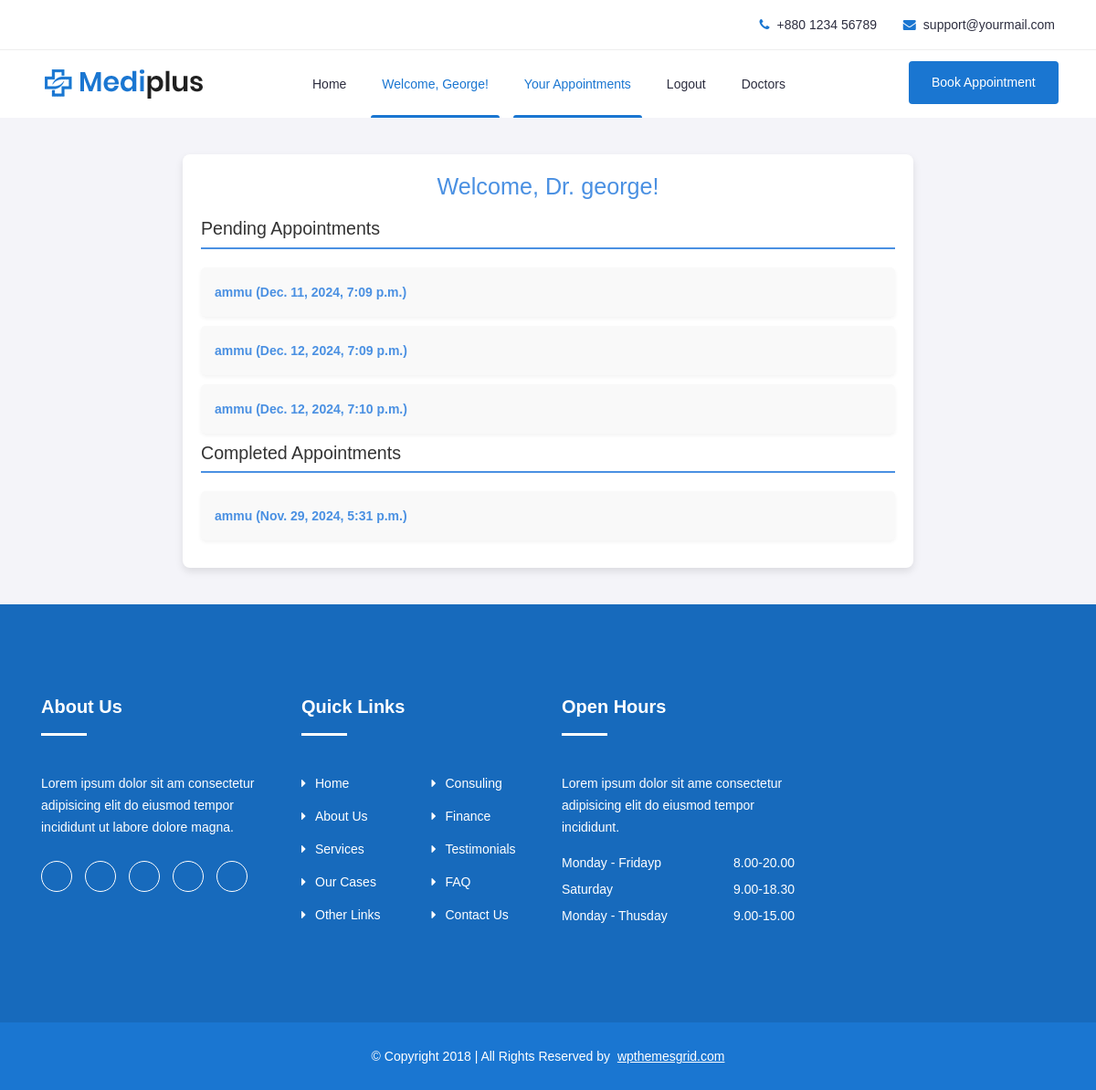
Page /doctor/dashboard/ (signed in) on the committed database.
### appointments/models.py (models this page shows, shortened)
class Appointment(models.Model):
    patient = models.ForeignKey(Patient, on_delete=models.CASCADE)
    doctor = models.ForeignKey(Doctor, on_delete=models.CASCADE)
    problems_facing = models.TextField(blank=True, null=True)
    appointment_date = models.DateTimeField()
    is_approved = models.BooleanField(default=False)
    status = models.CharField(max_length=30, choices=(('Cancelled', 'Cancelled'), ('Pending', 'Pending'), ('Rescheduled', 'Rescheduled'), ('Confirmed', 'Confirmed'), ('Completed', 'Completed')))
    consultation_fee = models.DecimalField(max_digits=10, decimal_places=2, default=500)
    payment_status = models.BooleanField(default=False)

class Patient(models.Model):
    user = models.OneToOneField(User, on_delete=models.CASCADE)
    profile_pic = models.FileField(upload_to='patient_profile/', null=True, blank=True)
    phone_number = models.CharField(max_length=250)
    age = models.IntegerField(null=True, blank=True)
    dob = models.CharField(max_length=250, null=True, blank=True)
    gender = models.CharField(max_length=10, null=True, blank=True)
    address = models.TextField(blank=True, null=True)
    medical_history = models.TextField(blank=True, null=True)

### appointments/views.py (the view)
# urls.py: path('doctor/dashboard/', views.doctor_dashboard, name='doctor_dashboard'),
def doctor_dashboard(request):
    doctor = request.user.doctor
    pending_appointments = Appointment.objects.filter(
        doctor=doctor
    ).exclude(status__in=['Completed', 'Cancelled']).order_by('appointment_date')
    completed_appointments = Appointment.objects.filter(
        doctor=doctor, status='Completed'
    ).order_by('-appointment_date')
    return render(request, 'doctor_dashboard.html', {
        'pending_appointments': pending_appointments,
        'completed_appointments': completed_appointments,
        'page':'dashboard',
    })

### templates/doctor_dashboard.html (shortened to what this page needs)
{% extends 'base.html' %}
{% load static %}
{% block content %}
<div class="containers">
    <h2 class="welcome">Welcome, Dr. {{ request.user.username }}!</h2>
    <div class="pending-appointments">
        <h3 class="section-header">Pending Appointments</h3>
        <ul class="appointment-list">
            {% for appointment in pending_appointments %}
                <li class="appointment-item">
                    <a href="{% url 'patient_detail' appointment.patient.id appointment.id %}">
                        {{ appointment.patient.user.username }} ({{ appointment.appointment_date }})
                    </a>
                </li>
            {% empty %}
                <li class="no-appointments">No pending appointments.</li>
            {% endfor %}
        </ul>
    </div>
    <div class="completed-appointments">
        <h3 class="section-header">Completed Appointments</h3>
        <ul class="appointment-list">
            {% for appointment in completed_appointments %}
                <li class="appointment-item">
                    <a href="{% url 'patient_detail' appointment.patient.id appointment.id %}">
                        {{ appointment.patient.user.username }} ({{ appointment.appointment_date }})
                    </a>
                </li>
            {% empty %}
                <li class="no-appointments">No completed appointments.</li>
            {% endfor %}
        </ul>
    </div>
</div>
{% endblock %}

### templates/base.html (shortened to what this page needs)
{% load static %}
<!doctype html>
<html class="no-js" lang="zxx">
    <head>
		<link rel="stylesheet" href="{% static '' %}css/bootstrap.min.css">
		<link rel="stylesheet" href="{% static '' %}css/nice-select.css">
        <link rel="stylesheet" href="{% static '' %}css/font-awesome.min.css">
        <link rel="stylesheet" href="{% static '' %}css/icofont.css">
		<link rel="stylesheet" href="{% static '' %}css/slicknav.min.css">
        <link rel="stylesheet" href="{% static '' %}css/owl-carousel.css">
		<link rel="stylesheet" href="{% static '' %}css/datepicker.css">
        <link rel="stylesheet" href="{% static '' %}css/animate.min.css">
        <link rel="stylesheet" href="{% static '' %}css/magnific-popup.css">
        <link rel="stylesheet" href="{% static '' %}css/normalize.css">
        <link rel="stylesheet" href="{% static '' %}css/style.css">
        <link rel="stylesheet" href="{% static '' %}css/responsive.css">
    </head>
    <body>
		<header class="header" >
			<div class="topbar">
				<div class="container">
					<div class="row">
						<div class="col-lg-6 col-md-5 col-12">
						</div>
						<div class="col-lg-6 col-md-7 col-12">
							<ul class="top-contact">
								<li><i class="fa fa-phone"></i>+880 1234 56789</li>
								<li><i class="fa fa-envelope"></i><a href="mailto:support@yourmail.com">support@yourmail.com</a></li>
							</ul>
						</div>
					</div>
				</div>
			</div>
			<div class="header-inner">
				<div class="container">
					<div class="inner">
						<div class="row">
							<div class="col-lg-3 col-md-3 col-12">
								<div class="logo">
									<a href="/"><img src="{% static '' %}img/logo.png" alt="#"></a>
								</div>
							</div>
							<div class="col-lg-7 col-md-9 col-12">
								<div class="main-menu">
									<nav class="navigation">
										<ul class="nav menu">
											{% if page == 'index' %}
											<li class="active"><a href="{% url 'index' %}">Home </a></li>
											{% else %}
											<li><a href="{% url 'index' %}">Home </a></li>
											{% endif %}
                                            {% if user.is_authenticated %}
												{% if user.is_staff %}
													{% if user.is_superuser %}
														{% if page == 'dashboard' %}
															<li class="active"><a href="{% url 'view_appointments' %}">Welcome, {{ user.username }}!</a></li>
														{% else %}
															<li><a href="{% url 'view_appointments' %}">Welcome, {{ user.username }}!</a></li>
														{% endif %}
													{% else %}
														{% if page == 'dashboard' %}
															<li class="active"><a href="{% url 'doctor_profile' %}">Welcome, {{ user.username }}!</a></li>
														{% else %}
															<li><a href="{% url 'doctor_profile' %}">Welcome, {{ user.username }}!</a></li>
														{% endif %}
														{% if page == 'dashboard' %}
															<li class="active"><a href="{% url 'doctor_dashboard' %}">Your Appointments</a></li>
														{% else %}
															<li><a href="{% url 'doctor_dashboard' %}">Your Appointments</a></li>
														{% endif %}
													{% endif %}
												{% else %}
                                                	<li><a href="{% url 'patient_profile' %}">Welcome, {{ user.username }}!</a></li>
                                                	<li><a href="{% url 'patient_dashboard' %}">Your Appointments</a></li>
												{% endif %}
                                                <li><a href="{% url 'logout' %}">Logout</a></li>
                                            {% else %}
                                                <li><a href="{% url 'login' %}">Login</a></li>
												<li><a href="{% url 'register_patient' %}">Register</a></li>
                                            {% endif %}
											<li><a href="{% url 'doctors_list' %}">Doctors </a></li>
										</ul>
									</nav>
								</div>
							</div>
							<div class="col-lg-2 col-12">
								<div class="get-quote">
									<a href="{% url 'book_appointment' %}" class="btn">Book Appointment</a>
								</div>
							</div>
						</div>
					</div>
				</div>
			</div>
		</header>
        {% block content %}
        {% endblock %}
		<footer id="footer" class="footer ">
			<div class="footer-top">
				<div class="container">
					<div class="row">
						<div class="col-lg-3 col-md-6 col-12">
							<div class="single-footer">
								<h2>About Us</h2>
								<p>Lorem ipsum dolor sit am consectetur adipisicing elit do eiusmod tempor incididunt ut labore dolore magna.</p>
								<ul class="social">
									<li><a href="#"><i class="icofont-facebook"></i></a></li>
									<li><a href="#"><i class="icofont-google-plus"></i></a></li>
									<li><a href="#"><i class="icofont-twitter"></i></a></li>
									<li><a href="#"><i class="icofont-vimeo"></i></a></li>
									<li><a href="#"><i class="icofont-pinterest"></i></a></li>
								</ul>
							</div>
						</div>
						<div class="col-lg-3 col-md-6 col-12">
							<div class="single-footer f-link">
								<h2>Quick Links</h2>
								<div class="row">
									<div class="col-lg-6 col-md-6 col-12">
										<ul>
											<li><a href="#"><i class="fa fa-caret-right" aria-hidden="true"></i>Home</a></li>
											<li><a href="#"><i class="fa fa-caret-right" aria-hidden="true"></i>About Us</a></li>
											<li><a href="#"><i class="fa fa-caret-right" aria-hidden="true"></i>Services</a></li>
											<li><a href="#"><i class="fa fa-caret-right" aria-hidden="true"></i>Our Cases</a></li>
											<li><a href="#"><i class="fa fa-caret-right" aria-hidden="true"></i>Other Links</a></li>
										</ul>
									</div>
									<div class="col-lg-6 col-md-6 col-12">
										<ul>
											<li><a href="#"><i class="fa fa-caret-right" aria-hidden="true"></i>Consuling</a></li>
											<li><a href="#"><i class="fa fa-caret-right" aria-hidden="true"></i>Finance</a></li>
											<li><a href="#"><i class="fa fa-caret-right" aria-hidden="true"></i>Testimonials</a></li>
											<li><a href="#"><i class="fa fa-caret-right" aria-hidden="true"></i>FAQ</a></li>
											<li><a href="#"><i class="fa fa-caret-right" aria-hidden="true"></i>Contact Us</a></li>
										</ul>
									</div>
								</div>
							</div>
						</div>
						<div class="col-lg-3 col-md-6 col-12">
							<div class="single-footer">
								<h2>Open Hours</h2>
								<p>Lorem ipsum dolor sit ame consectetur adipisicing elit do eiusmod tempor incididunt.</p>
								<ul class="time-sidual">
									<li class="day">Monday - Fridayp <span>8.00-20.00</span></li>
									<li class="day">Saturday <span>9.00-18.30</span></li>
									<li class="day">Monday - Thusday <span>9.00-15.00</span></li>
								</ul>
							</div>
						</div>
					</div>
				</div>
			</div>
			<div class="copyright">
				<div class="container">
					<div class="row">
						<div class="col-lg-12 col-md-12 col-12">
							<div class="copyright-content">
								<p>© Copyright 2018  |  All Rights Reserved by <a href="https://www.wpthemesgrid.com" target="_blank">wpthemesgrid.com</a> </p>
							</div>
						</div>
					</div>
				</div>
			</div>
		</footer>
    </body>
</html>

### templates/doctor_dashboard.html (style rules this page uses)
body { font-family: Arial, sans-serif; background-color: #f4f4f9; color: #333; margin: 0; padding: 0; }
.containers { max-width: 800px; margin: 40px auto; padding: 20px; background: #ffffff; border-radius: 8px; box-shadow: 0 4px 8px rgba(0, 0, 0, 0.1); }
.welcome { color: #4A90E2; text-align: center; font-size: 1.8em; margin-bottom: 20px; }
.section-header { font-size: 1.4em; color: #333; border-bottom: 2px solid #4A90E2; padding-bottom: 8px; margin-bottom: 20px; }
.appointment-list { list-style-type: none; padding: 0; }
.appointment-item { background: #f9f9f9; padding: 15px; margin-bottom: 10px; border-radius: 5px; box-shadow: 0 2px 4px rgba(0, 0, 0, 0.05); transition: background-color 0.3s ease; }
.appointment-item a { text-decoration: none; color: #4A90E2; font-weight: bold; }

### rows in the picture
Appointment: patient.user.username "ammu", appointment_date "Dec. 11, 2024, 7:09 p.m."
Appointment: patient.user.username "ammu", appointment_date "Dec. 12, 2024, 7:09 p.m."
Appointment: patient.user.username "ammu", appointment_date "Dec. 12, 2024, 7:10 p.m."
Appointment: patient.user.username "ammu", appointment_date "Nov. 29, 2024, 5:31 p.m."

### other values in the picture
{{ user.username }} "George"
{{ request.user.username }} "george"
